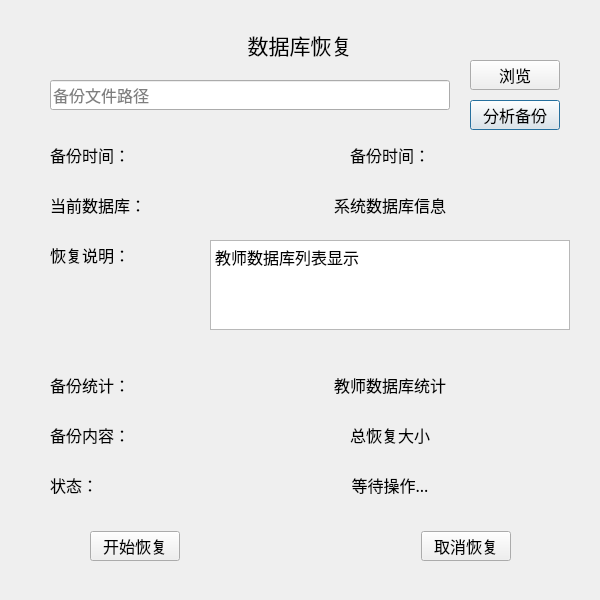
<?xml version="1.0" encoding="UTF-8"?>
<ui version="4.0">
 <class>RestoreDialog</class>
 <widget class="QDialog" name="RestoreDialog">
  <property name="geometry">
   <rect>
    <x>0</x>
    <y>0</y>
    <width>600</width>
    <height>600</height>
   </rect>
  </property>
  <property name="minimumSize">
   <size>
    <width>600</width>
    <height>600</height>
   </size>
  </property>
  <property name="maximumSize">
   <size>
    <width>600</width>
    <height>600</height>
   </size>
  </property>
  <property name="windowTitle">
   <string>Dialog</string>
  </property>
  <widget class="QLabel" name="label_systemDbInfo_2">
   <property name="geometry">
    <rect>
     <x>150</x>
     <y>30</y>
     <width>300</width>
     <height>30</height>
    </rect>
   </property>
   <property name="minimumSize">
    <size>
     <width>300</width>
     <height>30</height>
    </size>
   </property>
   <property name="maximumSize">
    <size>
     <width>300</width>
     <height>30</height>
    </size>
   </property>
   <property name="font">
    <font>
     <family>宋体</family>
     <pointsize>16</pointsize>
    </font>
   </property>
   <property name="text">
    <string>数据库恢复</string>
   </property>
   <property name="alignment">
    <set>Qt::AlignmentFlag::AlignCenter</set>
   </property>
  </widget>
  <widget class="QPushButton" name="pushButton_analyzeBackup">
   <property name="geometry">
    <rect>
     <x>470</x>
     <y>100</y>
     <width>90</width>
     <height>30</height>
    </rect>
   </property>
   <property name="minimumSize">
    <size>
     <width>90</width>
     <height>30</height>
    </size>
   </property>
   <property name="maximumSize">
    <size>
     <width>90</width>
     <height>30</height>
    </size>
   </property>
   <property name="font">
    <font>
     <family>宋体</family>
     <pointsize>12</pointsize>
    </font>
   </property>
   <property name="text">
    <string>分析备份</string>
   </property>
  </widget>
  <widget class="QLabel" name="label_restoreStatus">
   <property name="geometry">
    <rect>
     <x>210</x>
     <y>470</y>
     <width>360</width>
     <height>30</height>
    </rect>
   </property>
   <property name="minimumSize">
    <size>
     <width>360</width>
     <height>30</height>
    </size>
   </property>
   <property name="maximumSize">
    <size>
     <width>360</width>
     <height>30</height>
    </size>
   </property>
   <property name="font">
    <font>
     <family>宋体</family>
     <pointsize>12</pointsize>
    </font>
   </property>
   <property name="text">
    <string>等待操作...</string>
   </property>
   <property name="alignment">
    <set>Qt::AlignmentFlag::AlignCenter</set>
   </property>
  </widget>
  <widget class="QLabel" name="label_5">
   <property name="geometry">
    <rect>
     <x>50</x>
     <y>190</y>
     <width>120</width>
     <height>30</height>
    </rect>
   </property>
   <property name="minimumSize">
    <size>
     <width>120</width>
     <height>30</height>
    </size>
   </property>
   <property name="maximumSize">
    <size>
     <width>120</width>
     <height>30</height>
    </size>
   </property>
   <property name="font">
    <font>
     <family>宋体</family>
     <pointsize>12</pointsize>
    </font>
   </property>
   <property name="text">
    <string>当前数据库：</string>
   </property>
  </widget>
  <widget class="QPlainTextEdit" name="plainTextEdit_teachers">
   <property name="geometry">
    <rect>
     <x>210</x>
     <y>240</y>
     <width>360</width>
     <height>90</height>
    </rect>
   </property>
   <property name="minimumSize">
    <size>
     <width>360</width>
     <height>90</height>
    </size>
   </property>
   <property name="maximumSize">
    <size>
     <width>360</width>
     <height>90</height>
    </size>
   </property>
   <property name="font">
    <font>
     <family>宋体</family>
     <pointsize>12</pointsize>
    </font>
   </property>
   <property name="plainText">
    <string>教师数据库列表显示</string>
   </property>
  </widget>
  <widget class="QLabel" name="label_teacherDbRestore">
   <property name="geometry">
    <rect>
     <x>210</x>
     <y>370</y>
     <width>360</width>
     <height>30</height>
    </rect>
   </property>
   <property name="minimumSize">
    <size>
     <width>360</width>
     <height>30</height>
    </size>
   </property>
   <property name="maximumSize">
    <size>
     <width>360</width>
     <height>30</height>
    </size>
   </property>
   <property name="font">
    <font>
     <family>宋体</family>
     <pointsize>12</pointsize>
    </font>
   </property>
   <property name="text">
    <string>教师数据库统计</string>
   </property>
   <property name="alignment">
    <set>Qt::AlignmentFlag::AlignCenter</set>
   </property>
  </widget>
  <widget class="QLabel" name="label_7">
   <property name="geometry">
    <rect>
     <x>50</x>
     <y>420</y>
     <width>120</width>
     <height>30</height>
    </rect>
   </property>
   <property name="minimumSize">
    <size>
     <width>120</width>
     <height>30</height>
    </size>
   </property>
   <property name="maximumSize">
    <size>
     <width>120</width>
     <height>30</height>
    </size>
   </property>
   <property name="font">
    <font>
     <family>宋体</family>
     <pointsize>12</pointsize>
    </font>
   </property>
   <property name="text">
    <string>备份内容：</string>
   </property>
  </widget>
  <widget class="QLabel" name="label_8">
   <property name="geometry">
    <rect>
     <x>50</x>
     <y>470</y>
     <width>120</width>
     <height>30</height>
    </rect>
   </property>
   <property name="minimumSize">
    <size>
     <width>120</width>
     <height>30</height>
    </size>
   </property>
   <property name="maximumSize">
    <size>
     <width>120</width>
     <height>30</height>
    </size>
   </property>
   <property name="font">
    <font>
     <family>宋体</family>
     <pointsize>12</pointsize>
    </font>
   </property>
   <property name="text">
    <string>状态：</string>
   </property>
  </widget>
  <widget class="QWidget" name="layoutWidget">
   <property name="geometry">
    <rect>
     <x>90</x>
     <y>530</y>
     <width>421</width>
     <height>32</height>
    </rect>
   </property>
   <layout class="QHBoxLayout" name="horizontalLayout">
    <item>
     <widget class="QPushButton" name="pushButton_startRestore">
      <property name="minimumSize">
       <size>
        <width>90</width>
        <height>30</height>
       </size>
      </property>
      <property name="maximumSize">
       <size>
        <width>90</width>
        <height>30</height>
       </size>
      </property>
      <property name="font">
       <font>
        <family>宋体</family>
        <pointsize>12</pointsize>
       </font>
      </property>
      <property name="text">
       <string>开始恢复</string>
      </property>
     </widget>
    </item>
    <item>
     <spacer name="horizontalSpacer">
      <property name="orientation">
       <enum>Qt::Orientation::Horizontal</enum>
      </property>
      <property name="sizeHint" stdset="0">
       <size>
        <width>40</width>
        <height>20</height>
       </size>
      </property>
     </spacer>
    </item>
    <item>
     <widget class="QPushButton" name="pushButton_cancel">
      <property name="minimumSize">
       <size>
        <width>90</width>
        <height>30</height>
       </size>
      </property>
      <property name="maximumSize">
       <size>
        <width>90</width>
        <height>30</height>
       </size>
      </property>
      <property name="font">
       <font>
        <family>宋体</family>
        <pointsize>12</pointsize>
       </font>
      </property>
      <property name="text">
       <string>取消恢复</string>
      </property>
     </widget>
    </item>
   </layout>
  </widget>
  <widget class="QPushButton" name="pushButton_selectBackup">
   <property name="geometry">
    <rect>
     <x>470</x>
     <y>60</y>
     <width>90</width>
     <height>30</height>
    </rect>
   </property>
   <property name="minimumSize">
    <size>
     <width>90</width>
     <height>30</height>
    </size>
   </property>
   <property name="maximumSize">
    <size>
     <width>90</width>
     <height>30</height>
    </size>
   </property>
   <property name="font">
    <font>
     <family>宋体</family>
     <pointsize>12</pointsize>
    </font>
   </property>
   <property name="text">
    <string>浏览</string>
   </property>
  </widget>
  <widget class="QLabel" name="label_10">
   <property name="geometry">
    <rect>
     <x>50</x>
     <y>370</y>
     <width>120</width>
     <height>30</height>
    </rect>
   </property>
   <property name="minimumSize">
    <size>
     <width>120</width>
     <height>30</height>
    </size>
   </property>
   <property name="maximumSize">
    <size>
     <width>120</width>
     <height>30</height>
    </size>
   </property>
   <property name="font">
    <font>
     <family>宋体</family>
     <pointsize>12</pointsize>
    </font>
   </property>
   <property name="text">
    <string>备份统计：</string>
   </property>
  </widget>
  <widget class="QLabel" name="label_backupTime">
   <property name="geometry">
    <rect>
     <x>210</x>
     <y>140</y>
     <width>360</width>
     <height>30</height>
    </rect>
   </property>
   <property name="minimumSize">
    <size>
     <width>360</width>
     <height>30</height>
    </size>
   </property>
   <property name="maximumSize">
    <size>
     <width>360</width>
     <height>30</height>
    </size>
   </property>
   <property name="font">
    <font>
     <family>宋体</family>
     <pointsize>12</pointsize>
    </font>
   </property>
   <property name="text">
    <string>备份时间：</string>
   </property>
   <property name="alignment">
    <set>Qt::AlignmentFlag::AlignCenter</set>
   </property>
  </widget>
  <widget class="QLabel" name="label_systemDbRestore">
   <property name="geometry">
    <rect>
     <x>210</x>
     <y>190</y>
     <width>360</width>
     <height>30</height>
    </rect>
   </property>
   <property name="minimumSize">
    <size>
     <width>360</width>
     <height>30</height>
    </size>
   </property>
   <property name="maximumSize">
    <size>
     <width>360</width>
     <height>30</height>
    </size>
   </property>
   <property name="font">
    <font>
     <family>宋体</family>
     <pointsize>12</pointsize>
    </font>
   </property>
   <property name="text">
    <string>系统数据库信息</string>
   </property>
   <property name="alignment">
    <set>Qt::AlignmentFlag::AlignCenter</set>
   </property>
  </widget>
  <widget class="QLabel" name="label_6">
   <property name="geometry">
    <rect>
     <x>50</x>
     <y>240</y>
     <width>120</width>
     <height>30</height>
    </rect>
   </property>
   <property name="minimumSize">
    <size>
     <width>120</width>
     <height>30</height>
    </size>
   </property>
   <property name="maximumSize">
    <size>
     <width>120</width>
     <height>30</height>
    </size>
   </property>
   <property name="font">
    <font>
     <family>宋体</family>
     <pointsize>12</pointsize>
    </font>
   </property>
   <property name="text">
    <string>恢复说明：</string>
   </property>
  </widget>
  <widget class="QLabel" name="label_9">
   <property name="geometry">
    <rect>
     <x>50</x>
     <y>140</y>
     <width>120</width>
     <height>30</height>
    </rect>
   </property>
   <property name="minimumSize">
    <size>
     <width>120</width>
     <height>30</height>
    </size>
   </property>
   <property name="maximumSize">
    <size>
     <width>120</width>
     <height>30</height>
    </size>
   </property>
   <property name="font">
    <font>
     <family>宋体</family>
     <pointsize>12</pointsize>
    </font>
   </property>
   <property name="text">
    <string>备份时间：</string>
   </property>
  </widget>
  <widget class="QLineEdit" name="lineEdit_backupPath">
   <property name="geometry">
    <rect>
     <x>50</x>
     <y>80</y>
     <width>400</width>
     <height>30</height>
    </rect>
   </property>
   <property name="minimumSize">
    <size>
     <width>400</width>
     <height>30</height>
    </size>
   </property>
   <property name="maximumSize">
    <size>
     <width>400</width>
     <height>30</height>
    </size>
   </property>
   <property name="font">
    <font>
     <family>宋体</family>
     <pointsize>12</pointsize>
    </font>
   </property>
   <property name="placeholderText">
    <string>备份文件路径</string>
   </property>
  </widget>
  <widget class="QLabel" name="label_totalRestore">
   <property name="geometry">
    <rect>
     <x>210</x>
     <y>420</y>
     <width>360</width>
     <height>30</height>
    </rect>
   </property>
   <property name="minimumSize">
    <size>
     <width>360</width>
     <height>30</height>
    </size>
   </property>
   <property name="maximumSize">
    <size>
     <width>360</width>
     <height>30</height>
    </size>
   </property>
   <property name="font">
    <font>
     <family>宋体</family>
     <pointsize>12</pointsize>
    </font>
   </property>
   <property name="text">
    <string>总恢复大小</string>
   </property>
   <property name="alignment">
    <set>Qt::AlignmentFlag::AlignCenter</set>
   </property>
  </widget>
 </widget>
 <tabstops>
  <tabstop>lineEdit_backupPath</tabstop>
  <tabstop>pushButton_selectBackup</tabstop>
  <tabstop>pushButton_analyzeBackup</tabstop>
  <tabstop>plainTextEdit_teachers</tabstop>
  <tabstop>pushButton_startRestore</tabstop>
  <tabstop>pushButton_cancel</tabstop>
 </tabstops>
 <resources/>
 <connections/>
</ui>
